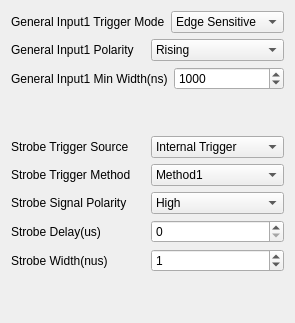
            <widget class="QWidget" name="page_4">
             <layout class="QVBoxLayout" name="verticalLayout_7">
              <item>
               <layout class="QVBoxLayout" name="verticalLayout_4">
                <item>
                 <layout class="QHBoxLayout" name="horizontalLayout_7">
                  <item>
                   <widget class="QLabel" name="label_17">
                    <property name="text">
                     <string>General Input1 Trigger Mode</string>
                    </property>
                   </widget>
                  </item>
                  <item>
                   <widget class="QComboBox" name="insIOtriggermode">
                    <item>
                     <property name="text">
                      <string>Edge Sensitive</string>
                     </property>
                    </item>
                    <item>
                     <property name="text">
                      <string>Level Sensitive</string>
                     </property>
                    </item>
                   </widget>
                  </item>
                 </layout>
                </item>
                <item>
                 <layout class="QHBoxLayout" name="horizontalLayout_8">
                  <item>
                   <widget class="QLabel" name="label_39">
                    <property name="text">
                     <string>General Input1 Polarity</string>
                    </property>
                   </widget>
                  </item>
                  <item>
                   <widget class="QComboBox" name="insIOpolarity">
                    <item>
                     <property name="text">
                      <string>Rising</string>
                     </property>
                    </item>
                    <item>
                     <property name="text">
                      <string>Falling</string>
                     </property>
                    </item>
                   </widget>
                  </item>
                 </layout>
                </item>
                <item>
                 <layout class="QHBoxLayout" name="horizontalLayout_9">
                  <item>
                   <widget class="QLabel" name="label_40">
                    <property name="text">
                     <string>General Input1 Min Width(ns)</string>
                    </property>
                   </widget>
                  </item>
                  <item>
                   <widget class="QDoubleSpinBox" name="insIOminwidth">
                    <property name="decimals">
                     <number>0</number>
                    </property>
                    <property name="maximum">
                     <double>10000000.000000000000000</double>
                    </property>
                    <property name="value">
                     <double>1000.000000000000000</double>
                    </property>
                   </widget>
                  </item>
                 </layout>
                </item>
                <item>
                 <spacer name="verticalSpacer_3">
                  <property name="orientation">
                   <enum>Qt::Vertical</enum>
                  </property>
                  <property name="sizeHint" stdset="0">
                   <size>
                    <width>20</width>
                    <height>40</height>
                   </size>
                  </property>
                 </spacer>
                </item>
                <item>
                 <layout class="QHBoxLayout" name="horizontalLayout_10">
                  <item>
                   <widget class="QLabel" name="label_80">
                    <property name="text">
                     <string>Strobe Trigger Source</string>
                    </property>
                   </widget>
                  </item>
                  <item>
                   <widget class="QComboBox" name="insStrobeSource">
                    <item>
                     <property name="text">
                      <string>Internal Trigger</string>
                     </property>
                    </item>
                    <item>
                     <property name="text">
                      <string>General Input1</string>
                     </property>
                    </item>
                    <item>
                     <property name="text">
                      <string>General Input2</string>
                     </property>
                    </item>
                    <item>
                     <property name="text">
                      <string>Shaft Encoder1</string>
                     </property>
                    </item>
                   </widget>
                  </item>
                 </layout>
                </item>
                <item>
                 <layout class="QHBoxLayout" name="horizontalLayout_11">
                  <item>
                   <widget class="QLabel" name="label_81">
                    <property name="text">
                     <string>Strobe Trigger Method</string>
                    </property>
                   </widget>
                  </item>
                  <item>
                   <widget class="QComboBox" name="insStrobeMethod">
                    <item>
                     <property name="text">
                      <string>Method1</string>
                     </property>
                    </item>
                    <item>
                     <property name="text">
                      <string>Method2</string>
                     </property>
                    </item>
                    <item>
                     <property name="text">
                      <string>Method3</string>
                     </property>
                    </item>
                   </widget>
                  </item>
                 </layout>
                </item>
                <item>
                 <layout class="QHBoxLayout" name="horizontalLayout_12">
                  <item>
                   <widget class="QLabel" name="label_82">
                    <property name="text">
                     <string>Strobe Signal Polarity</string>
                    </property>
                   </widget>
                  </item>
                  <item>
                   <widget class="QComboBox" name="insStrobePolarity">
                    <item>
                     <property name="text">
                      <string>High</string>
                     </property>
                    </item>
                    <item>
                     <property name="text">
                      <string>Low</string>
                     </property>
                    </item>
                   </widget>
                  </item>
                 </layout>
                </item>
                <item>
                 <layout class="QHBoxLayout" name="horizontalLayout_13">
                  <item>
                   <widget class="QLabel" name="label_83">
                    <property name="text">
                     <string>Strobe Delay(us)</string>
                    </property>
                   </widget>
                  </item>
                  <item>
                   <widget class="QDoubleSpinBox" name="insStrobeDelay">
                    <property name="decimals">
                     <number>0</number>
                    </property>
                    <property name="maximum">
                     <double>10000000.000000000000000</double>
                    </property>
                    <property name="value">
                     <double>0.000000000000000</double>
                    </property>
                   </widget>
                  </item>
                 </layout>
                </item>
                <item>
                 <layout class="QHBoxLayout" name="horizontalLayout_14">
                  <item>
                   <widget class="QLabel" name="label_84">
                    <property name="text">
                     <string>Strobe Width(nus)</string>
                    </property>
                   </widget>
                  </item>
                  <item>
                   <widget class="QDoubleSpinBox" name="insStrobeWidth">
                    <property name="decimals">
                     <number>0</number>
                    </property>
                    <property name="maximum">
                     <double>10000000.000000000000000</double>
                    </property>
                    <property name="value">
                     <double>1.000000000000000</double>
                    </property>
                   </widget>
                  </item>
                 </layout>
                </item>
                <item>
                 <spacer name="verticalSpacer_2">
                  <property name="orientation">
                   <enum>Qt::Vertical</enum>
                  </property>
                  <property name="sizeHint" stdset="0">
                   <size>
                    <width>20</width>
                    <height>40</height>
                   </size>
                  </property>
                 </spacer>
                </item>
               </layout>
              </item>
             </layout>
            </widget>
